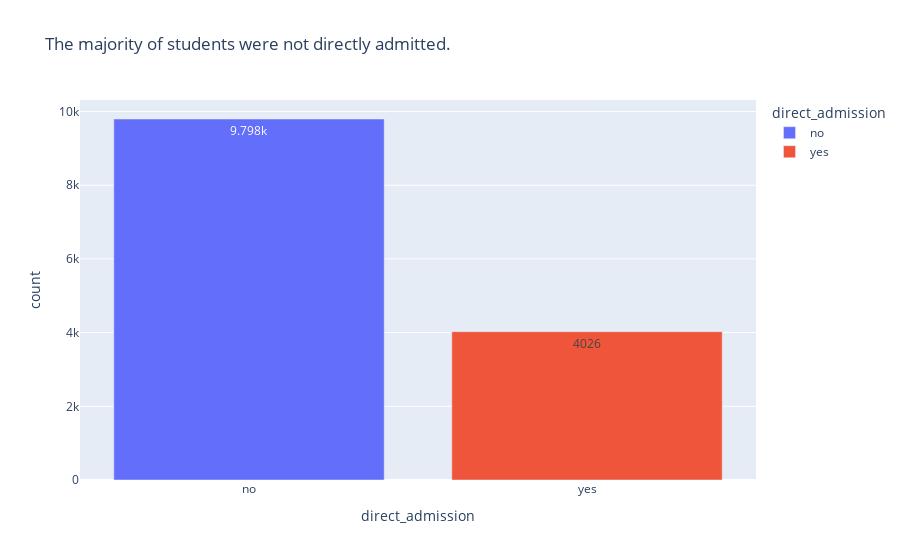

The notebook cell saved with this chart:
### Code cell
# How many students have been admitted by DSA?
DSA = score['direct_admission'].value_counts().reset_index()
px.bar(DSA,x='direct_admission',y='count',text_auto=True,color='direct_admission',title='The majority of students were not directly admitted.')

### Figure 1 — Plotly figure (JSON) as saved in the notebook; plotly's stock layout.template omitted (floating-point values rounded to 4 significant figures)
{"data": [{"alignmentgroup": "True", "hovertemplate": "direct_admission=%{x}<br>count=%{y}<extra></extra>", "legendgroup": "no", "marker": {"color": "#636efa", "pattern": {"shape": ""}}, "name": "no", "offsetgroup": "no", "orientation": "v", "showlegend": true, "textposition": "auto", "texttemplate": "%{y}", "type": "bar", "x": ["no"], "xaxis": "x", "y": [9798], "yaxis": "y"}, {"alignmentgroup": "True", "hovertemplate": "direct_admission=%{x}<br>count=%{y}<extra></extra>", "legendgroup": "yes", "marker": {"color": "#EF553B", "pattern": {"shape": ""}}, "name": "yes", "offsetgroup": "yes", "orientation": "v", "showlegend": true, "textposition": "auto", "texttemplate": "%{y}", "type": "bar", "x": ["yes"], "xaxis": "x", "y": [4026], "yaxis": "y"}], "layout": {"autosize": true, "barmode": "relative", "legend": {"title": {"text": "direct_admission"}, "tracegroupgap": 0}, "title": {"text": "The majority of students were not directly admitted."}, "xaxis": {"anchor": "y", "autorange": true, "categoryarray": ["no", "yes"], "categoryorder": "array", "domain": [0, 1], "range": [-0.5, 1.5], "title": {"text": "direct_admission"}, "type": "category"}, "yaxis": {"anchor": "x", "autorange": true, "domain": [0, 1], "range": [0, 10310.0], "title": {"text": "count"}, "type": "linear"}}}
